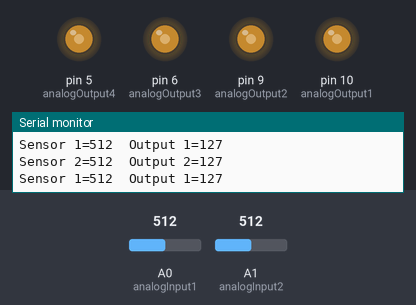
Bench run of a sketch on a simulated Arduino Uno, built with avr-gcc and run on an emulated ATmega328P. Shown: output pins drawn as LEDs (lit = HIGH), the last lines printed to the serial monitor. The test bench sets the inputs (shaded band); at power-on: A0 (analogInput1) = 512, A1 (analogInput2) = 512.

Above: at 1.2 s.
1.3 s: A0 (analogInput1) set to 417
At 2.0 s:
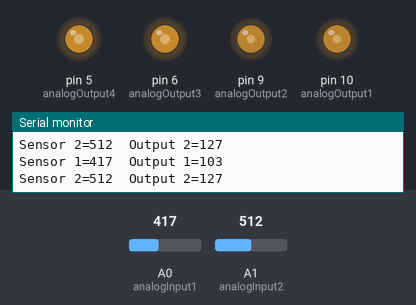
4.3 s: A0 (analogInput1) set to 392
At 4.6 s:
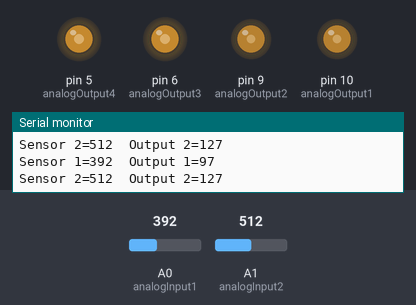
5.8 s: A1 (analogInput2) set to 716
At 7.0 s:
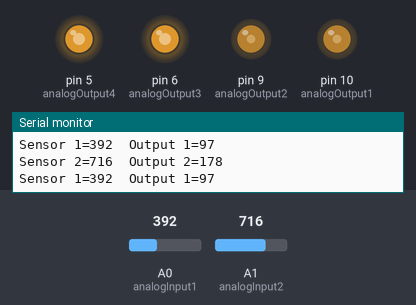
7.3 s: A1 (analogInput2) set to 987
At 8.0 s:
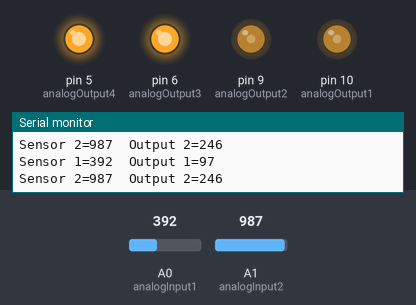
8.8 s: A1 (analogInput2) set to 1013
At 10.0 s:
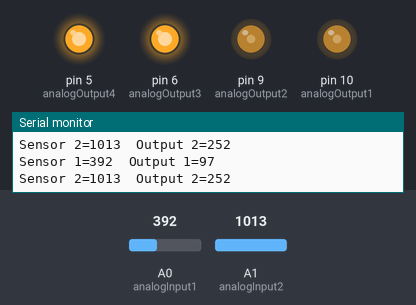
11.8 s: A0 (analogInput1) set to 1023
At 12.6 s:
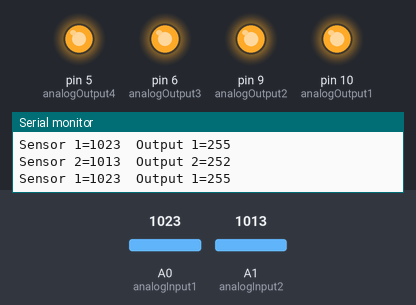
Timing chart, 0 to 14.3 s (numbered marks = the images above; inputs shaded):
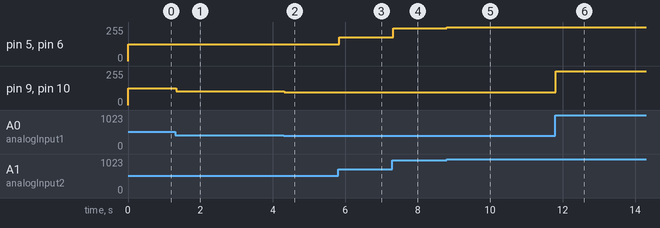

Measured:
- after the input at 1.3 s, pin 9 (analogOutput2), pin 10 (analogOutput1): 127/255 → 103/255 at once
- after the input at 4.3 s, pin 9 (analogOutput2), pin 10 (analogOutput1): 103/255 → 97/255 at once
- after the input at 5.8 s, pin 5 (analogOutput4), pin 6 (analogOutput3): 127/255 → 178/255 at once
- after the input at 7.3 s, pin 5 (analogOutput4), pin 6 (analogOutput3): 178/255 → 246/255 at once
- after the input at 8.8 s, pin 5 (analogOutput4), pin 6 (analogOutput3): 246/255 → 252/255 at once
- after the input at 11.8 s, pin 9 (analogOutput2), pin 10 (analogOutput1): 97/255 → 255/255 at once

The sketch:

Brightness.ino
```cpp
const int analogInput1 = A0;
const int analogInput2 = A1;
const int analogOutput1 = 10;
const int analogOutput2 = 9;
const int analogOutput3 = 6;
const int analogOutput4 = 5;

int sensorValue1 = 0;
int outputValue1 = 0;

int sensorValue2 = 0;
int outputValue2 = 0;

void setup()
{
  Serial.begin(9600);
}

void loop()
{
  sensorValue1 = analogRead(analogInput1);
  outputValue1 = map(sensorValue1,0,1023,0,255);
  analogWrite(analogOutput1,outputValue1);
  analogWrite(analogOutput2,outputValue1);
  Serial.print("\n\n\nSensor 1=");
  Serial.print(sensorValue1);
  Serial.print("\tOutput 1=");
  Serial.print(outputValue1);

  sensorValue2 = analogRead(analogInput2);
  outputValue2 = map(sensorValue2,0,1023,0,255);
  analogWrite(analogOutput3,outputValue2);
  analogWrite(analogOutput4,outputValue2);
  Serial.print("\nSensor 2=");
  Serial.print(sensorValue2);
  Serial.print("\tOutput 2=");
  Serial.print(outputValue2);
}
```
